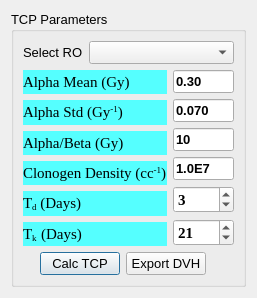
<?xml version="1.0" encoding="UTF-8"?>
<ui version="4.0">
 <class>TCPDialog</class>
 <widget class="QDialog" name="TCPDialog">
  <property name="geometry">
   <rect>
    <x>0</x>
    <y>0</y>
    <width>257</width>
    <height>290</height>
   </rect>
  </property>
  <property name="font">
   <font>
    <stylestrategy>PreferAntialias</stylestrategy>
   </font>
  </property>
  <property name="windowTitle">
   <string>TCP </string>
  </property>
  <layout class="QGridLayout" name="gridLayout_2">
   <item row="0" column="0">
    <widget class="QGroupBox" name="groupBox">
     <property name="font">
      <font>
       <pointsize>10</pointsize>
       <weight>50</weight>
       <bold>false</bold>
      </font>
     </property>
     <property name="title">
      <string>TCP Parameters</string>
     </property>
     <layout class="QGridLayout" name="gridLayout">
      <item row="0" column="0">
       <layout class="QVBoxLayout" name="verticalLayout_4">
        <item>
         <layout class="QVBoxLayout" name="verticalLayout_3">
          <item>
           <layout class="QHBoxLayout" name="horizontalLayout_2">
            <item>
             <widget class="QLabel" name="label">
              <property name="maximumSize">
               <size>
                <width>60</width>
                <height>16777215</height>
               </size>
              </property>
              <property name="font">
               <font>
                <pointsize>10</pointsize>
                <weight>50</weight>
                <bold>false</bold>
                <stylestrategy>PreferAntialias</stylestrategy>
               </font>
              </property>
              <property name="styleSheet">
               <string notr="true"/>
              </property>
              <property name="text">
               <string>Select ROI</string>
              </property>
             </widget>
            </item>
            <item>
             <widget class="QComboBox" name="comboBox"/>
            </item>
           </layout>
          </item>
          <item>
           <layout class="QHBoxLayout" name="horizontalLayout">
            <item>
             <layout class="QVBoxLayout" name="verticalLayout">
              <item>
               <widget class="QLabel" name="label_2">
                <property name="font">
                 <font>
                  <family>Times New Roman</family>
                  <pointsize>11</pointsize>
                  <weight>9</weight>
                  <italic>false</italic>
                  <bold>false</bold>
                 </font>
                </property>
                <property name="styleSheet">
                 <string notr="true">background-color: rgb(85, 255, 255);
font: 75 11pt &quot;Times New Roman&quot;;</string>
                </property>
                <property name="text">
                 <string>Alpha Mean (Gy)</string>
                </property>
               </widget>
              </item>
              <item>
               <widget class="QLabel" name="label_3">
                <property name="font">
                 <font>
                  <family>Times New Roman</family>
                  <pointsize>11</pointsize>
                  <weight>9</weight>
                  <italic>false</italic>
                  <bold>false</bold>
                 </font>
                </property>
                <property name="styleSheet">
                 <string notr="true">background-color: rgb(85, 255, 255);
font: 75 11pt &quot;Times New Roman&quot;;</string>
                </property>
                <property name="text">
                 <string>&lt;!DOCTYPE HTML PUBLIC &quot;-//W3C//DTD HTML 4.0//EN&quot; &quot;http://www.w3.org/TR/REC-html40/strict.dtd&quot;&gt;
&lt;html&gt;&lt;head&gt;&lt;meta name=&quot;qrichtext&quot; content=&quot;1&quot; /&gt;&lt;style type=&quot;text/css&quot;&gt;
p, li { white-space: pre-wrap; }
&lt;/style&gt;&lt;/head&gt;&lt;body style=&quot; font-family:'Times New Roman'; font-size:11pt; font-weight:72; font-style:normal;&quot;&gt;
&lt;p style=&quot; margin-top:0px; margin-bottom:0px; margin-left:0px; margin-right:0px; -qt-block-indent:0; text-indent:0px;&quot;&gt;Alpha Std (Gy&lt;span style=&quot; vertical-align:super;&quot;&gt;-1&lt;/span&gt;)&lt;/p&gt;&lt;/body&gt;&lt;/html&gt;</string>
                </property>
               </widget>
              </item>
              <item>
               <widget class="QLabel" name="label_4">
                <property name="font">
                 <font>
                  <family>Times New Roman</family>
                  <pointsize>11</pointsize>
                  <weight>9</weight>
                  <italic>false</italic>
                  <bold>false</bold>
                 </font>
                </property>
                <property name="styleSheet">
                 <string notr="true">background-color: rgb(85, 255, 255);
font: 75 11pt &quot;Times New Roman&quot;;</string>
                </property>
                <property name="text">
                 <string>Alpha/Beta (Gy)</string>
                </property>
               </widget>
              </item>
              <item>
               <widget class="QLabel" name="label_5">
                <property name="font">
                 <font>
                  <family>Times New Roman</family>
                  <pointsize>11</pointsize>
                  <weight>9</weight>
                  <italic>false</italic>
                  <bold>false</bold>
                 </font>
                </property>
                <property name="styleSheet">
                 <string notr="true">background-color: rgb(85, 255, 255);
font: 75 11pt &quot;Times New Roman&quot;;</string>
                </property>
                <property name="text">
                 <string>&lt;!DOCTYPE HTML PUBLIC &quot;-//W3C//DTD HTML 4.0//EN&quot; &quot;http://www.w3.org/TR/REC-html40/strict.dtd&quot;&gt;
&lt;html&gt;&lt;head&gt;&lt;meta name=&quot;qrichtext&quot; content=&quot;1&quot; /&gt;&lt;style type=&quot;text/css&quot;&gt;
p, li { white-space: pre-wrap; }
&lt;/style&gt;&lt;/head&gt;&lt;body style=&quot; font-family:'Times New Roman'; font-size:11pt; font-weight:72; font-style:normal;&quot;&gt;
&lt;p style=&quot; margin-top:0px; margin-bottom:0px; margin-left:0px; margin-right:0px; -qt-block-indent:0; text-indent:0px;&quot;&gt;Clonogen Density (cc&lt;span style=&quot; vertical-align:super;&quot;&gt;-1&lt;/span&gt;)&lt;/p&gt;&lt;/body&gt;&lt;/html&gt;</string>
                </property>
               </widget>
              </item>
              <item>
               <widget class="QLabel" name="label_6">
                <property name="font">
                 <font>
                  <family>Times New Roman</family>
                  <pointsize>11</pointsize>
                  <weight>9</weight>
                  <italic>false</italic>
                  <bold>false</bold>
                 </font>
                </property>
                <property name="styleSheet">
                 <string notr="true">background-color: rgb(85, 255, 255);
font: 75 11pt &quot;Times New Roman&quot;;</string>
                </property>
                <property name="text">
                 <string>&lt;!DOCTYPE HTML PUBLIC &quot;-//W3C//DTD HTML 4.0//EN&quot; &quot;http://www.w3.org/TR/REC-html40/strict.dtd&quot;&gt;
&lt;html&gt;&lt;head&gt;&lt;meta name=&quot;qrichtext&quot; content=&quot;1&quot; /&gt;&lt;style type=&quot;text/css&quot;&gt;
p, li { white-space: pre-wrap; }
&lt;/style&gt;&lt;/head&gt;&lt;body style=&quot; font-family:'Times New Roman'; font-size:11pt; font-weight:72; font-style:normal;&quot;&gt;
&lt;p style=&quot; margin-top:0px; margin-bottom:0px; margin-left:0px; margin-right:0px; -qt-block-indent:0; text-indent:0px;&quot;&gt;T&lt;span style=&quot; vertical-align:sub;&quot;&gt;d&lt;/span&gt; (Days)&lt;/p&gt;&lt;/body&gt;&lt;/html&gt;</string>
                </property>
               </widget>
              </item>
              <item>
               <widget class="QLabel" name="label_7">
                <property name="font">
                 <font>
                  <family>Times New Roman</family>
                  <pointsize>11</pointsize>
                  <weight>9</weight>
                  <italic>false</italic>
                  <bold>false</bold>
                 </font>
                </property>
                <property name="styleSheet">
                 <string notr="true">background-color: rgb(85, 255, 255);
font: 75 11pt &quot;Times New Roman&quot;;</string>
                </property>
                <property name="text">
                 <string>&lt;!DOCTYPE HTML PUBLIC &quot;-//W3C//DTD HTML 4.0//EN&quot; &quot;http://www.w3.org/TR/REC-html40/strict.dtd&quot;&gt;
&lt;html&gt;&lt;head&gt;&lt;meta name=&quot;qrichtext&quot; content=&quot;1&quot; /&gt;&lt;style type=&quot;text/css&quot;&gt;
p, li { white-space: pre-wrap; }
&lt;/style&gt;&lt;/head&gt;&lt;body style=&quot; font-family:'Times New Roman'; font-size:11pt; font-weight:72; font-style:normal;&quot;&gt;
&lt;p style=&quot; margin-top:0px; margin-bottom:0px; margin-left:0px; margin-right:0px; -qt-block-indent:0; text-indent:0px;&quot;&gt;T&lt;span style=&quot; vertical-align:sub;&quot;&gt;k  &lt;/span&gt;(Days)&lt;/p&gt;&lt;/body&gt;&lt;/html&gt;</string>
                </property>
               </widget>
              </item>
             </layout>
            </item>
            <item>
             <layout class="QVBoxLayout" name="verticalLayout_2">
              <item>
               <widget class="QLineEdit" name="alpahMeanValue">
                <property name="font">
                 <font>
                  <weight>75</weight>
                  <bold>true</bold>
                  <stylestrategy>PreferAntialias</stylestrategy>
                 </font>
                </property>
                <property name="text">
                 <string>0.30</string>
                </property>
               </widget>
              </item>
              <item>
               <widget class="QLineEdit" name="alphaStdValue">
                <property name="font">
                 <font>
                  <weight>75</weight>
                  <bold>true</bold>
                  <stylestrategy>PreferAntialias</stylestrategy>
                 </font>
                </property>
                <property name="text">
                 <string>0.070</string>
                </property>
               </widget>
              </item>
              <item>
               <widget class="QLineEdit" name="alphaBetaValue">
                <property name="font">
                 <font>
                  <weight>75</weight>
                  <bold>true</bold>
                  <stylestrategy>PreferAntialias</stylestrategy>
                 </font>
                </property>
                <property name="text">
                 <string>10</string>
                </property>
               </widget>
              </item>
              <item>
               <widget class="QLineEdit" name="CDValue">
                <property name="font">
                 <font>
                  <weight>75</weight>
                  <bold>true</bold>
                  <stylestrategy>PreferAntialias</stylestrategy>
                 </font>
                </property>
                <property name="text">
                 <string>1.0E7</string>
                </property>
               </widget>
              </item>
              <item>
               <widget class="QDoubleSpinBox" name="TdValue">
                <property name="font">
                 <font>
                  <family>Times New Roman</family>
                  <pointsize>11</pointsize>
                  <weight>75</weight>
                  <bold>true</bold>
                  <stylestrategy>PreferAntialias</stylestrategy>
                 </font>
                </property>
                <property name="decimals">
                 <number>0</number>
                </property>
                <property name="value">
                 <double>3.000000000000000</double>
                </property>
               </widget>
              </item>
              <item>
               <widget class="QDoubleSpinBox" name="TkValue">
                <property name="font">
                 <font>
                  <family>Times New Roman</family>
                  <pointsize>11</pointsize>
                  <weight>75</weight>
                  <bold>true</bold>
                  <stylestrategy>PreferAntialias</stylestrategy>
                 </font>
                </property>
                <property name="decimals">
                 <number>0</number>
                </property>
                <property name="value">
                 <double>21.000000000000000</double>
                </property>
               </widget>
              </item>
             </layout>
            </item>
           </layout>
          </item>
         </layout>
        </item>
        <item>
         <layout class="QHBoxLayout" name="horizontalLayout_3">
          <item>
           <spacer name="horizontalSpacer">
            <property name="orientation">
             <enum>Qt::Horizontal</enum>
            </property>
            <property name="sizeHint" stdset="0">
             <size>
              <width>58</width>
              <height>20</height>
             </size>
            </property>
           </spacer>
          </item>
          <item>
           <widget class="QPushButton" name="pushButton">
            <property name="font">
             <font>
              <weight>50</weight>
              <bold>false</bold>
             </font>
            </property>
            <property name="text">
             <string>Calc TCP</string>
            </property>
            <property name="icon">
             <iconset resource="RC.qrc">
              <normaloff>:/Icons/Icons/calculator_edit.png</normaloff>:/Icons/Icons/calculator_edit.png</iconset>
            </property>
           </widget>
          </item>
          <item>
           <widget class="QPushButton" name="exportDVHPushButton">
            <property name="text">
             <string>Export DVH</string>
            </property>
            <property name="icon">
             <iconset resource="RC.qrc">
              <normaloff>:/Icons/Icons/email_go.png</normaloff>:/Icons/Icons/email_go.png</iconset>
            </property>
           </widget>
          </item>
          <item>
           <spacer name="horizontalSpacer_2">
            <property name="orientation">
             <enum>Qt::Horizontal</enum>
            </property>
            <property name="sizeHint" stdset="0">
             <size>
              <width>68</width>
              <height>20</height>
             </size>
            </property>
           </spacer>
          </item>
         </layout>
        </item>
       </layout>
      </item>
     </layout>
    </widget>
   </item>
  </layout>
 </widget>
 <resources>
  <include location="RC.qrc"/>
 </resources>
 <connections/>
</ui>
